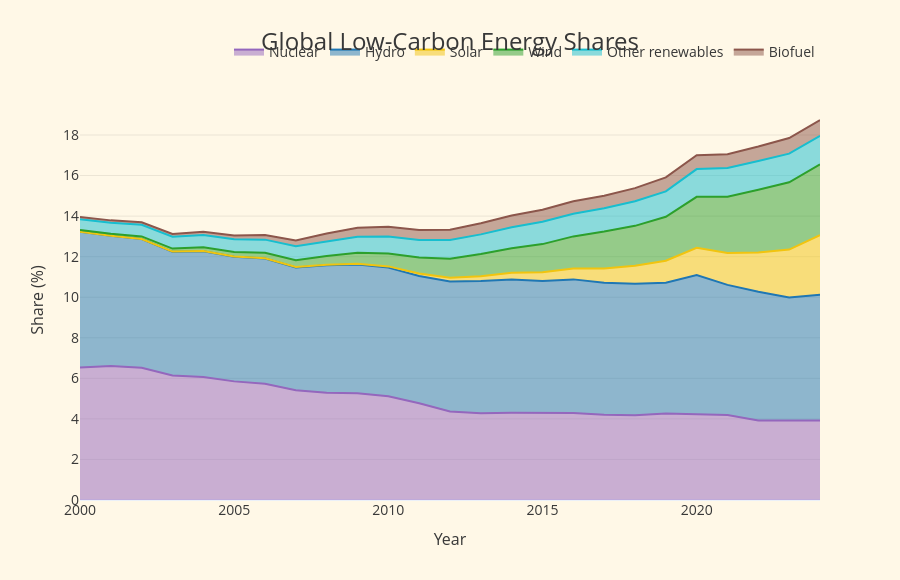

Notebook code cell kept with this figure:
### Markdown cell above
<div style="text-align:center; border:2px solid #383838; padding:25px; border-radius:12px; margin-bottom: 20px;">

<span style="font-size:22px; font-weight:700;">
Inside the Fossil Fuel Dominance<br>
</span>

<br>

<span style="font-size:18px;">
This stacked area chart breaks down the composition of the massive fossil fuel block.<br>
It highlights that within the ~80% of global energy still derived from fossil sources, Oil remains the dominant fuel, closely followed by Coal and Natural Gas.<br>
Despite a slight percentage decrease in the overall fossil share in recent years, the persistent and massive reliance on these three highly carbon-intensive fuels underscores the sheer scale of the global decarbonization challenge.
</span>

</div>

### Code cell
# Zoom on Low-carbon

df_lowcarbon = df_shares[[
    "nuclear_share_energy",
    "hydro_share_energy",
    "solar_share_energy",
    "wind_share_energy",
    "other_renewables_share_energy",
    "biofuel_share_energy"]]

fig_low = px.area(
    df_lowcarbon,
    x=df_lowcarbon.index,
    y=df_lowcarbon.columns,
    title="Global Low-Carbon Energy Shares",
    color_discrete_map={
        "nuclear_share_energy": "#9467bd",
        "hydro_share_energy": "#1f77b4",
        "solar_share_energy": "#f1c40f",
        "wind_share_energy": "#2ca02c",
        "other_renewables_share_energy": "#17becf",
        "biofuel_share_energy": "#8c564b"})

# --- CLEAN LEGEND NAMES ---
clean_names = {
    "nuclear_share_energy": "Nuclear",
    "hydro_share_energy": "Hydro",
    "solar_share_energy": "Solar",
    "wind_share_energy": "Wind",
    "other_renewables_share_energy": "Other renewables",
    "biofuel_share_energy": "Biofuel"}

fig_low.for_each_trace(lambda t: t.update(
    name=clean_names[t.name],
    legendgroup=clean_names[t.name],
    hovertemplate=t.hovertemplate.replace(t.name, clean_names[t.name])))

# --- UNIFIED PREMIUM LAYOUT ---
fig_low.update_layout(

    # Centered and enlarged title
    title=dict(
        text="Global Low-Carbon Energy Shares",
        x=0.5,
        xanchor='center',
        font=dict(size=24, color="#383838")),

    xaxis_title="Year",
    yaxis_title="Share (%)",

    # Background
    plot_bgcolor="#FFF8E7",
    paper_bgcolor="#FFF8E7",
    height=580,
    template="plotly_white",

    # Global text style
    font=dict(color="#383838", size=14),

    hovermode="x unified",

    # Axes
    xaxis=dict(
        showgrid=False,
        tickfont=dict(color="#383838"),
        title=dict(font=dict(color="#383838", size=16))),
    yaxis=dict(
        gridcolor="rgba(0,0,0,0.08)",
        tickfont=dict(color="#383838"),
        title=dict(font=dict(color="#383838", size=16))),

    # Legend (NO TITLE)
    legend=dict(
        title=None,
        orientation="h",
        yanchor="bottom",
        y=1.08,
        xanchor="right",
        x=1,
        font=dict(color="#383838", size=14)))

fig_low.show()

# --- SAVE THE FIGURE INTO A SPECIFIC FOLDER ---
fig_low.write_html(
    r"C:\Users\eirad\Desktop\IT ACADEMY\Sprint_13_Proyecto_Final\Quarto_Report\Plot\03_global_ren_shares.html")

### Figure 1 — Plotly figure (JSON) as saved in the notebook; plotly's stock layout.template omitted (floating-point values rounded to 4 significant figures)
{"data": [{"fillpattern": {"shape": ""}, "hovertemplate": "variable=Nuclear<br>year=%{x}<br>value=%{y}<extra></extra>", "legendgroup": "Nuclear", "line": {"color": "#9467bd"}, "marker": {"symbol": "circle"}, "mode": "lines", "name": "Nuclear", "orientation": "v", "showlegend": true, "stackgroup": "1", "type": "scatter", "x": [2000, 2001, 2002, 2003, 2004, 2005, 2006, 2007, 2008, 2009, 2010, 2011, 2012, 2013, 2014, 2015, 2016, 2017, 2018, 2019, 2020, 2021, 2022, 2023, 2024], "xaxis": "x", "y": [6.53, 6.61, 6.52, 6.14, 6.07, 5.85, 5.73, 5.41, 5.29, 5.27, 5.12, 4.77, 4.36, 4.28, 4.3, 4.31, 4.29, 4.21, 4.18, 4.26, 4.23, 4.19, 3.92, 3.91, 3.92], "yaxis": "y"}, {"fillpattern": {"shape": ""}, "hovertemplate": "variable=Hydro<br>year=%{x}<br>value=%{y}<extra></extra>", "legendgroup": "Hydro", "line": {"color": "#1f77b4"}, "marker": {"symbol": "circle"}, "mode": "lines", "name": "Hydro", "orientation": "v", "showlegend": true, "stackgroup": "1", "type": "scatter", "x": [2000, 2001, 2002, 2003, 2004, 2005, 2006, 2007, 2008, 2009, 2010, 2011, 2012, 2013, 2014, 2015, 2016, 2017, 2018, 2019, 2020, 2021, 2022, 2023, 2024], "xaxis": "x", "y": [6.7, 6.42, 6.35, 6.1, 6.2, 6.15, 6.18, 6.06, 6.29, 6.34, 6.34, 6.28, 6.42, 6.52, 6.58, 6.49, 6.59, 6.5, 6.48, 6.46, 6.86, 6.42, 6.35, 6.08, 6.2], "yaxis": "y"}, {"fillpattern": {"shape": ""}, "hovertemplate": "variable=Solar<br>year=%{x}<br>value=%{y}<extra></extra>", "legendgroup": "Solar", "line": {"color": "#f1c40f"}, "marker": {"symbol": "circle"}, "mode": "lines", "name": "Solar", "orientation": "v", "showlegend": true, "stackgroup": "1", "type": "scatter", "x": [2000, 2001, 2002, 2003, 2004, 2005, 2006, 2007, 2008, 2009, 2010, 2011, 2012, 2013, 2014, 2015, 2016, 2017, 2018, 2019, 2020, 2021, 2022, 2023, 2024], "xaxis": "x", "y": [0.0, 0.0, 0.0, 0.01, 0.01, 0.01, 0.01, 0.02, 0.02, 0.04, 0.06, 0.12, 0.18, 0.24, 0.33, 0.43, 0.54, 0.71, 0.89, 1.08, 1.35, 1.57, 1.94, 2.36, 2.94], "yaxis": "y"}, {"fillpattern": {"shape": ""}, "hovertemplate": "variable=Wind<br>year=%{x}<br>value=%{y}<extra></extra>", "legendgroup": "Wind", "line": {"color": "#2ca02c"}, "marker": {"symbol": "circle"}, "mode": "lines", "name": "Wind", "orientation": "v", "showlegend": true, "stackgroup": "1", "type": "scatter", "x": [2000, 2001, 2002, 2003, 2004, 2005, 2006, 2007, 2008, 2009, 2010, 2011, 2012, 2013, 2014, 2015, 2016, 2017, 2018, 2019, 2020, 2021, 2022, 2023, 2024], "xaxis": "x", "y": [0.08, 0.1, 0.13, 0.15, 0.19, 0.22, 0.27, 0.34, 0.43, 0.54, 0.64, 0.79, 0.94, 1.09, 1.2, 1.39, 1.58, 1.82, 1.97, 2.17, 2.51, 2.78, 3.09, 3.32, 3.49], "yaxis": "y"}, {"fillpattern": {"shape": ""}, "hovertemplate": "variable=Other renewables<br>year=%{x}<br>value=%{y}<extra></extra>", "legendgroup": "Other renewables", "line": {"color": "#17becf"}, "marker": {"symbol": "circle"}, "mode": "lines", "name": "Other renewables", "orientation": "v", "showlegend": true, "stackgroup": "1", "type": "scatter", "x": [2000, 2001, 2002, 2003, 2004, 2005, 2006, 2007, 2008, 2009, 2010, 2011, 2012, 2013, 2014, 2015, 2016, 2017, 2018, 2019, 2020, 2021, 2022, 2023, 2024], "xaxis": "x", "y": [0.53, 0.54, 0.57, 0.58, 0.6, 0.63, 0.65, 0.68, 0.72, 0.79, 0.84, 0.86, 0.92, 0.97, 1.04, 1.1, 1.12, 1.15, 1.21, 1.25, 1.37, 1.41, 1.42, 1.41, 1.41], "yaxis": "y"}, {"fillpattern": {"shape": ""}, "hovertemplate": "variable=Biofuel<br>year=%{x}<br>value=%{y}<extra></extra>", "legendgroup": "Biofuel", "line": {"color": "#8c564b"}, "marker": {"symbol": "circle"}, "mode": "lines", "name": "Biofuel", "orientation": "v", "showlegend": true, "stackgroup": "1", "type": "scatter", "x": [2000, 2001, 2002, 2003, 2004, 2005, 2006, 2007, 2008, 2009, 2010, 2011, 2012, 2013, 2014, 2015, 2016, 2017, 2018, 2019, 2020, 2021, 2022, 2023, 2024], "xaxis": "x", "y": [0.12, 0.12, 0.13, 0.14, 0.16, 0.18, 0.23, 0.29, 0.39, 0.45, 0.48, 0.5, 0.51, 0.55, 0.58, 0.59, 0.61, 0.61, 0.65, 0.69, 0.68, 0.68, 0.71, 0.77, 0.78], "yaxis": "y"}], "layout": {"font": {"color": "#383838", "size": 14}, "height": 580, "hovermode": "x unified", "legend": {"font": {"color": "#383838", "size": 14}, "orientation": "h", "title": {}, "tracegroupgap": 0, "x": 1, "xanchor": "right", "y": 1.08, "yanchor": "bottom"}, "paper_bgcolor": "#FFF8E7", "plot_bgcolor": "#FFF8E7", "title": {"font": {"color": "#383838", "size": 24}, "text": "Global Low-Carbon Energy Shares", "x": 0.5, "xanchor": "center"}, "xaxis": {"anchor": "y", "domain": [0, 1], "showgrid": false, "tickfont": {"color": "#383838"}, "title": {"font": {"color": "#383838", "size": 16}, "text": "Year"}}, "yaxis": {"anchor": "x", "domain": [0, 1], "gridcolor": "rgba(0,0,0,0.08)", "tickfont": {"color": "#383838"}, "title": {"font": {"color": "#383838", "size": 16}, "text": "Share (%)"}}}}
